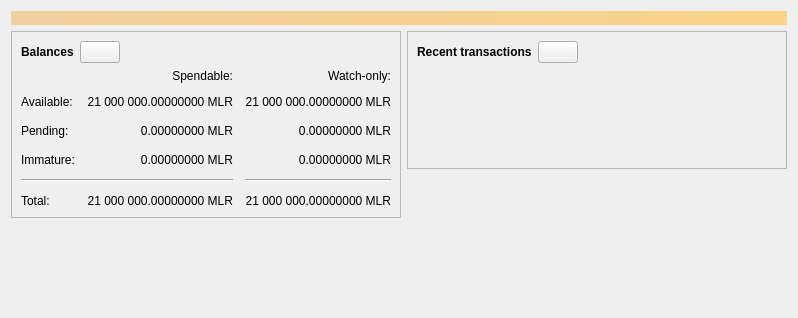
<?xml version="1.0" encoding="UTF-8"?>
<ui version="4.0">
 <class>OverviewPage</class>
 <widget class="QWidget" name="OverviewPage">
  <property name="geometry">
   <rect>
    <x>0</x>
    <y>0</y>
    <width>798</width>
    <height>318</height>
   </rect>
  </property>
  <property name="windowTitle">
   <string>Form</string>
  </property>
  <layout class="QVBoxLayout" name="topLayout">
   <item>
    <widget class="QLabel" name="labelAlerts">
     <property name="visible">
      <bool>false</bool>
     </property>
     <property name="styleSheet">
      <string notr="true">QLabel { background-color: qlineargradient(x1: 0, y1: 0, x2: 1, y2: 0, stop:0 #F0D0A0, stop:1 #F8D488); color:#000000; }</string>
     </property>
     <property name="wordWrap">
      <bool>true</bool>
     </property>
     <property name="margin">
      <number>3</number>
     </property>
     <property name="textInteractionFlags">
      <set>Qt::TextSelectableByMouse</set>
     </property>
    </widget>
   </item>
   <item>
    <layout class="QHBoxLayout" name="horizontalLayout" stretch="1,1">
     <item>
      <layout class="QVBoxLayout" name="verticalLayout_2">
       <item>
        <widget class="QFrame" name="frame">
         <property name="frameShape">
          <enum>QFrame::StyledPanel</enum>
         </property>
         <property name="frameShadow">
          <enum>QFrame::Raised</enum>
         </property>
         <layout class="QVBoxLayout" name="verticalLayout_4">
          <item>
           <layout class="QHBoxLayout" name="horizontalLayout_4">
            <item>
             <widget class="QLabel" name="label_5">
              <property name="font">
               <font>
                <weight>75</weight>
                <bold>true</bold>
               </font>
              </property>
              <property name="text">
               <string>Balances</string>
              </property>
             </widget>
            </item>
            <item>
             <widget class="QPushButton" name="labelWalletStatus">
              <property name="enabled">
               <bool>true</bool>
              </property>
              <property name="maximumSize">
               <size>
                <width>45</width>
                <height>16777215</height>
               </size>
              </property>
              <property name="toolTip">
               <string>The displayed information may be out of date. Your wallet automatically synchronizes with the Mallior network after a connection is established, but this process has not completed yet.</string>
              </property>
              <property name="text">
               <string/>
              </property>
              <property name="icon">
               <iconset resource="../mallior.qrc">
                <normaloff>:/icons/warning</normaloff>
                <disabledoff>:/icons/warning</disabledoff>:/icons/warning</iconset>
              </property>
              <property name="iconSize">
               <size>
                <width>24</width>
                <height>24</height>
               </size>
              </property>
             </widget>
            </item>
            <item>
             <spacer name="horizontalSpacer_3">
              <property name="orientation">
               <enum>Qt::Horizontal</enum>
              </property>
              <property name="sizeHint" stdset="0">
               <size>
                <width>40</width>
                <height>20</height>
               </size>
              </property>
             </spacer>
            </item>
           </layout>
          </item>
          <item>
           <layout class="QGridLayout" name="gridLayout">
            <property name="spacing">
             <number>12</number>
            </property>
            <item row="2" column="2">
             <widget class="QLabel" name="labelWatchPending">
              <property name="cursor">
               <cursorShape>IBeamCursor</cursorShape>
              </property>
              <property name="toolTip">
               <string>Unconfirmed transactions to watch-only addresses</string>
              </property>
              <property name="text">
               <string notr="true">0.00000000 MLR</string>
              </property>
              <property name="alignment">
               <set>Qt::AlignRight|Qt::AlignTrailing|Qt::AlignVCenter</set>
              </property>
              <property name="textInteractionFlags">
               <set>Qt::LinksAccessibleByMouse|Qt::TextSelectableByKeyboard|Qt::TextSelectableByMouse</set>
              </property>
             </widget>
            </item>
            <item row="2" column="1">
             <widget class="QLabel" name="labelUnconfirmed">
              <property name="cursor">
               <cursorShape>IBeamCursor</cursorShape>
              </property>
              <property name="toolTip">
               <string>Total of transactions that have yet to be confirmed, and do not yet count toward the spendable balance</string>
              </property>
              <property name="text">
               <string notr="true">0.00000000 MLR</string>
              </property>
              <property name="alignment">
               <set>Qt::AlignRight|Qt::AlignTrailing|Qt::AlignVCenter</set>
              </property>
              <property name="textInteractionFlags">
               <set>Qt::LinksAccessibleByMouse|Qt::TextSelectableByKeyboard|Qt::TextSelectableByMouse</set>
              </property>
             </widget>
            </item>
            <item row="3" column="2">
             <widget class="QLabel" name="labelWatchImmature">
              <property name="cursor">
               <cursorShape>IBeamCursor</cursorShape>
              </property>
              <property name="toolTip">
               <string>Mined balance in watch-only addresses that has not yet matured</string>
              </property>
              <property name="text">
               <string notr="true">0.00000000 MLR</string>
              </property>
              <property name="alignment">
               <set>Qt::AlignRight|Qt::AlignTrailing|Qt::AlignVCenter</set>
              </property>
              <property name="textInteractionFlags">
               <set>Qt::LinksAccessibleByMouse|Qt::TextSelectableByKeyboard|Qt::TextSelectableByMouse</set>
              </property>
             </widget>
            </item>
            <item row="4" column="0" colspan="2">
             <widget class="Line" name="line">
              <property name="orientation">
               <enum>Qt::Horizontal</enum>
              </property>
             </widget>
            </item>
            <item row="4" column="2">
             <widget class="Line" name="lineWatchBalance">
              <property name="sizePolicy">
               <sizepolicy hsizetype="Preferred" vsizetype="Fixed">
                <horstretch>0</horstretch>
                <verstretch>0</verstretch>
               </sizepolicy>
              </property>
              <property name="minimumSize">
               <size>
                <width>140</width>
                <height>0</height>
               </size>
              </property>
              <property name="orientation">
               <enum>Qt::Horizontal</enum>
              </property>
             </widget>
            </item>
            <item row="5" column="0">
             <widget class="QLabel" name="labelTotalText">
              <property name="text">
               <string>Total:</string>
              </property>
             </widget>
            </item>
            <item row="3" column="1">
             <widget class="QLabel" name="labelImmature">
              <property name="cursor">
               <cursorShape>IBeamCursor</cursorShape>
              </property>
              <property name="toolTip">
               <string>Mined balance that has not yet matured</string>
              </property>
              <property name="text">
               <string notr="true">0.00000000 MLR</string>
              </property>
              <property name="alignment">
               <set>Qt::AlignRight|Qt::AlignTrailing|Qt::AlignVCenter</set>
              </property>
              <property name="textInteractionFlags">
               <set>Qt::LinksAccessibleByMouse|Qt::TextSelectableByKeyboard|Qt::TextSelectableByMouse</set>
              </property>
             </widget>
            </item>
            <item row="2" column="3">
             <spacer name="horizontalSpacer_2">
              <property name="orientation">
               <enum>Qt::Horizontal</enum>
              </property>
              <property name="sizeHint" stdset="0">
               <size>
                <width>40</width>
                <height>20</height>
               </size>
              </property>
             </spacer>
            </item>
            <item row="3" column="0">
             <widget class="QLabel" name="labelImmatureText">
              <property name="text">
               <string>Immature:</string>
              </property>
             </widget>
            </item>
            <item row="5" column="1">
             <widget class="QLabel" name="labelTotal">
              <property name="cursor">
               <cursorShape>IBeamCursor</cursorShape>
              </property>
              <property name="toolTip">
               <string>Your current total balance</string>
              </property>
              <property name="text">
               <string notr="true">21 000 000.00000000 MLR</string>
              </property>
              <property name="alignment">
               <set>Qt::AlignRight|Qt::AlignTrailing|Qt::AlignVCenter</set>
              </property>
              <property name="textInteractionFlags">
               <set>Qt::LinksAccessibleByMouse|Qt::TextSelectableByKeyboard|Qt::TextSelectableByMouse</set>
              </property>
             </widget>
            </item>
            <item row="5" column="2">
             <widget class="QLabel" name="labelWatchTotal">
              <property name="cursor">
               <cursorShape>IBeamCursor</cursorShape>
              </property>
              <property name="toolTip">
               <string>Current total balance in watch-only addresses</string>
              </property>
              <property name="text">
               <string notr="true">21 000 000.00000000 MLR</string>
              </property>
              <property name="alignment">
               <set>Qt::AlignRight|Qt::AlignTrailing|Qt::AlignVCenter</set>
              </property>
              <property name="textInteractionFlags">
               <set>Qt::LinksAccessibleByMouse|Qt::TextSelectableByKeyboard|Qt::TextSelectableByMouse</set>
              </property>
             </widget>
            </item>
            <item row="0" column="2">
             <widget class="QLabel" name="labelWatchonly">
              <property name="text">
               <string>Watch-only:</string>
              </property>
              <property name="alignment">
               <set>Qt::AlignRight|Qt::AlignTrailing|Qt::AlignVCenter</set>
              </property>
             </widget>
            </item>
            <item row="1" column="0">
             <widget class="QLabel" name="labelBalanceText">
              <property name="text">
               <string>Available:</string>
              </property>
             </widget>
            </item>
            <item row="1" column="1">
             <widget class="QLabel" name="labelBalance">
              <property name="cursor">
               <cursorShape>IBeamCursor</cursorShape>
              </property>
              <property name="toolTip">
               <string>Your current spendable balance</string>
              </property>
              <property name="text">
               <string notr="true">21 000 000.00000000 MLR</string>
              </property>
              <property name="alignment">
               <set>Qt::AlignRight|Qt::AlignTrailing|Qt::AlignVCenter</set>
              </property>
              <property name="textInteractionFlags">
               <set>Qt::LinksAccessibleByMouse|Qt::TextSelectableByKeyboard|Qt::TextSelectableByMouse</set>
              </property>
             </widget>
            </item>
            <item row="1" column="2">
             <widget class="QLabel" name="labelWatchAvailable">
              <property name="cursor">
               <cursorShape>IBeamCursor</cursorShape>
              </property>
              <property name="toolTip">
               <string>Your current balance in watch-only addresses</string>
              </property>
              <property name="text">
               <string notr="true">21 000 000.00000000 MLR</string>
              </property>
              <property name="alignment">
               <set>Qt::AlignRight|Qt::AlignTrailing|Qt::AlignVCenter</set>
              </property>
              <property name="textInteractionFlags">
               <set>Qt::LinksAccessibleByMouse|Qt::TextSelectableByKeyboard|Qt::TextSelectableByMouse</set>
              </property>
             </widget>
            </item>
            <item row="2" column="0">
             <widget class="QLabel" name="labelPendingText">
              <property name="text">
               <string>Pending:</string>
              </property>
             </widget>
            </item>
            <item row="0" column="1">
             <widget class="QLabel" name="labelSpendable">
              <property name="text">
               <string>Spendable:</string>
              </property>
              <property name="alignment">
               <set>Qt::AlignRight|Qt::AlignTrailing|Qt::AlignVCenter</set>
              </property>
             </widget>
            </item>
           </layout>
          </item>
         </layout>
        </widget>
       </item>
       <item>
        <spacer name="verticalSpacer">
         <property name="orientation">
          <enum>Qt::Vertical</enum>
         </property>
         <property name="sizeHint" stdset="0">
          <size>
           <width>20</width>
           <height>40</height>
          </size>
         </property>
        </spacer>
       </item>
      </layout>
     </item>
     <item>
      <layout class="QVBoxLayout" name="verticalLayout_3">
       <item>
        <widget class="QFrame" name="frame_2">
         <property name="frameShape">
          <enum>QFrame::StyledPanel</enum>
         </property>
         <property name="frameShadow">
          <enum>QFrame::Raised</enum>
         </property>
         <layout class="QVBoxLayout" name="verticalLayout">
          <item>
           <layout class="QHBoxLayout" name="horizontalLayout_2">
            <item>
             <widget class="QLabel" name="label_4">
              <property name="font">
               <font>
                <weight>75</weight>
                <bold>true</bold>
               </font>
              </property>
              <property name="text">
               <string>Recent transactions</string>
              </property>
             </widget>
            </item>
            <item>
             <widget class="QPushButton" name="labelTransactionsStatus">
              <property name="enabled">
               <bool>true</bool>
              </property>
              <property name="maximumSize">
               <size>
                <width>45</width>
                <height>16777215</height>
               </size>
              </property>
              <property name="toolTip">
               <string>The displayed information may be out of date. Your wallet automatically synchronizes with the Mallior network after a connection is established, but this process has not completed yet.</string>
              </property>
              <property name="text">
               <string/>
              </property>
              <property name="icon">
               <iconset resource="../mallior.qrc">
                <normaloff>:/icons/warning</normaloff>
                <disabledoff>:/icons/warning</disabledoff>:/icons/warning</iconset>
              </property>
              <property name="iconSize">
               <size>
                <width>24</width>
                <height>24</height>
               </size>
              </property>
             </widget>
            </item>
            <item>
             <spacer name="horizontalSpacer">
              <property name="orientation">
               <enum>Qt::Horizontal</enum>
              </property>
              <property name="sizeHint" stdset="0">
               <size>
                <width>40</width>
                <height>20</height>
               </size>
              </property>
             </spacer>
            </item>
           </layout>
          </item>
          <item>
           <widget class="TransactionOverviewWidget" name="listTransactions">
            <property name="styleSheet">
             <string notr="true">QListView { background: transparent; }</string>
            </property>
            <property name="frameShape">
             <enum>QFrame::NoFrame</enum>
            </property>
            <property name="verticalScrollBarPolicy">
             <enum>Qt::ScrollBarAlwaysOff</enum>
            </property>
            <property name="horizontalScrollBarPolicy">
             <enum>Qt::ScrollBarAlwaysOff</enum>
            </property>
            <property name="sizeAdjustPolicy">
             <enum>QAbstractScrollArea::AdjustToContents</enum>
            </property>
            <property name="selectionMode">
             <enum>QAbstractItemView::NoSelection</enum>
            </property>
            <property name="uniformItemSizes">
             <bool>true</bool>
            </property>
           </widget>
          </item>
         </layout>
        </widget>
       </item>
       <item>
        <spacer name="verticalSpacer_2">
         <property name="orientation">
          <enum>Qt::Vertical</enum>
         </property>
         <property name="sizeHint" stdset="0">
          <size>
           <width>20</width>
           <height>40</height>
          </size>
         </property>
        </spacer>
       </item>
      </layout>
     </item>
    </layout>
   </item>
  </layout>
 </widget>
 <customwidgets>
  <customwidget>
   <class>TransactionOverviewWidget</class>
   <extends>QListView</extends>
   <header>qt/transactionoverviewwidget.h</header>
  </customwidget>
 </customwidgets>
 <resources/>
 <connections/>
</ui>
